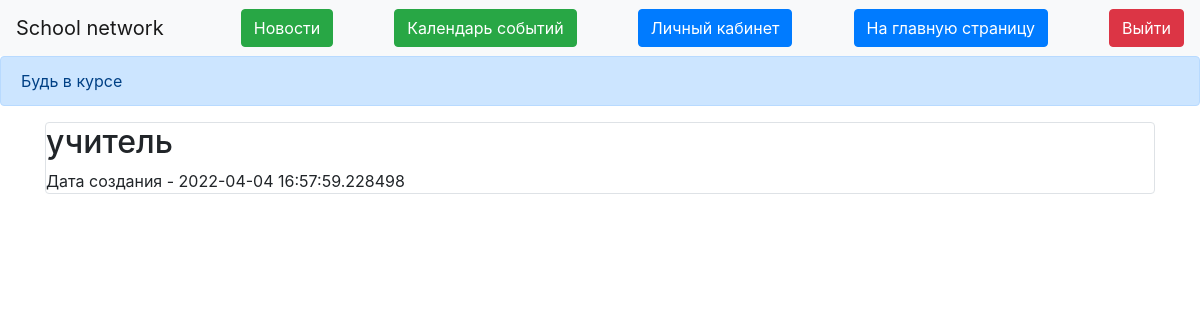
The app's page /user (signed in), older data.
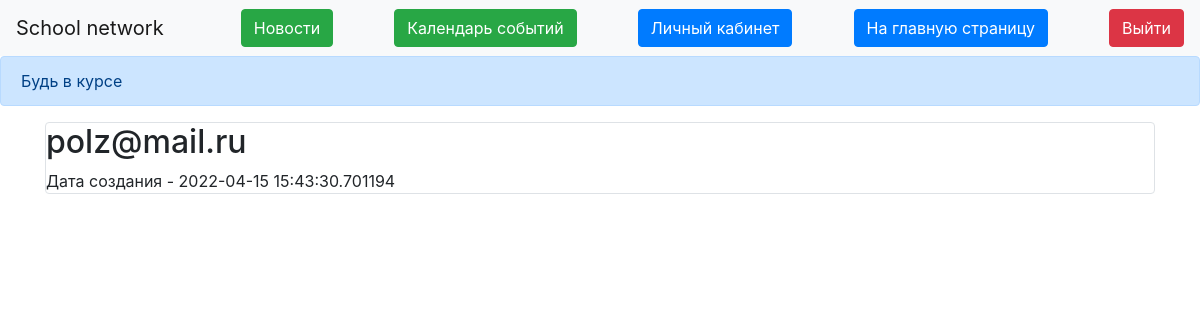
The same page, newer data.
### data/users.py (models this page shows, shortened)
class User(SqlAlchemyBase, UserMixin):
    __tablename__ = 'users'
    id = sqlalchemy.Column(sqlalchemy.Integer,
                           primary_key=True, autoincrement=True)
    name = sqlalchemy.Column(sqlalchemy.String, nullable=True)
    about = sqlalchemy.Column(sqlalchemy.String, nullable=True)
    email = sqlalchemy.Column(sqlalchemy.String,
                              index=True, unique=True, nullable=True)
    hashed_password = sqlalchemy.Column(sqlalchemy.String, nullable=True)
    created_date = sqlalchemy.Column(sqlalchemy.DateTime,
                                     default=datetime.datetime.now)
    is_teacher = sqlalchemy.Column(sqlalchemy.Boolean, default=True)
    news = orm.relation("News", back_populates='user')

### main.py (the view)
@app.route("/user")
def users():
    db_session.global_init("db/blogs.db")
    db_sess = db_session.create_session()
    user = db_sess.query(User).filter(User.id == current_user.id)
    return render_template("user.html", user=user)

### data/db_session.py (called while the page is built, shortened)
def global_init(db_file):
    global __factory
    if __factory:
        return

def create_session() -> Session:
    global __factory
    return __factory()

### main.py (called while the page is built)
@login_manager.user_loader
def load_user(user_id):
    db_sess = db_session.create_session()
    return db_sess.query(User).get(user_id)

### templates/user.html (shortened to what this page needs)
{% extends "base.html" %}
{% block content %}
{% for item in user%}
<div class="col-md6 border rounded">
    <h2>{{item.name}}</h2>
    <div>
        Дата cоздания - {{item.created_date}}
    </div>
</div>
{% endfor %}
{% endblock %}

### templates/base.html (shortened to what this page needs)
<!doctype html>
<html lang="en">
<head>
    <link rel="stylesheet"
          href="https://stackpath.bootstrapcdn.com/bootstrap/4.4.1/css/bootstrap.min.css"
>
</head>
<body>
<header>
    <nav class="navbar navbar-light bg-light">
        <a class="navbar-brand" href="#">School network</a>
        {% if current_user.is_authenticated %}
        <a class="btn btn-success" href="/news">Новости</a>
        <a class="btn btn-success" href="/sob">Календарь событий</a>
        <a class="btn btn-primary " href="/user">Личный кабинет</a>
        <a class="btn btn-primary" href="/">На главную страницу</a>
        <a class="btn btn-danger" href="/logout">Выйти</a>
{% else %}
    <p>
        <a class="btn btn-primary " href="/register">Зарегистрироваться</a>
        <a class="btn btn-success" href="/login">Войти</a>
    </p>
{% endif %}
    </nav>
</header>
<div class="alert alert-primary" role="alert">
    Будь в курсе
</div>
<main role="main" class="container">
    {% block content %}{% endblock %}
</main>
</body>
</html>

Row changes from the older to the newer data that the page shows:
removed User: name "учитель", created_date "2022-04-04 16:57:59.228498"
added User: name "polz@mail.ru", created_date "2022-04-15 15:43:30.701194"
